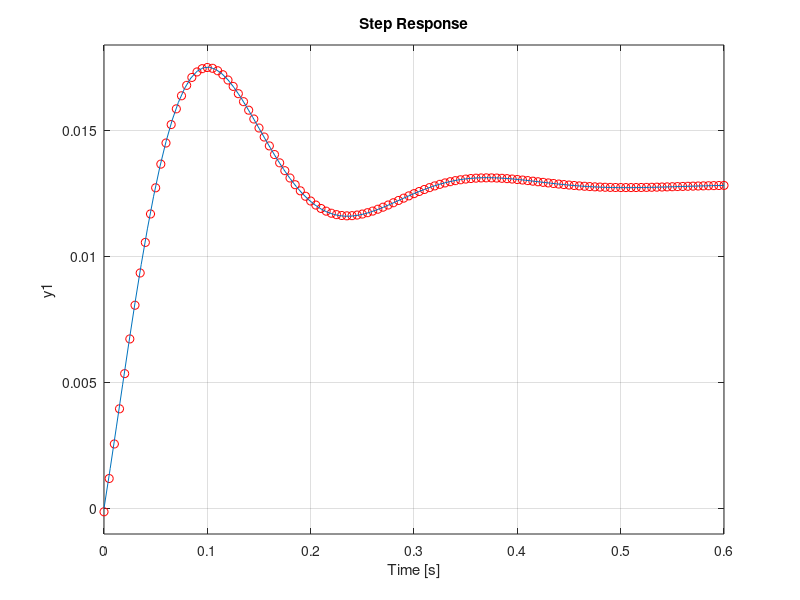

Here is the MATLAB script that generated this plot:
pkg load control

# |||||||||||||MASS|||||||||||||| #
#    |                       |    #
#  spring                  damper #
#    |                       |    #
#     \                     /     #
#      \                   /      #
#       \                 /       #
#        (((|||TIRE||||)))        #
#                                 #
# __________________              # ___
#                   |             #  |
#                   |             #  | 12.8 mm dip
#                   |____________ # _|_


# mass=500 kg  #
# k=3.2e5 N/m  #
# c=10000 Ns/m #

t = 0:0.005:5;
# Analytical solution
x_t = 0.0128*(1-1.1*exp(-10*t).*sin(23.2*t+66.734*pi/180) + 0.8605*exp(-10*t).*sin(23.3*t));
plot(t,x_t, "ro", "linewidth", 0.3);
hold on
# step input multiplied with transfer function
n=[20, 640]
d=[1, 20, 640]
x=0.0128*tf(n,d)
step(x)
